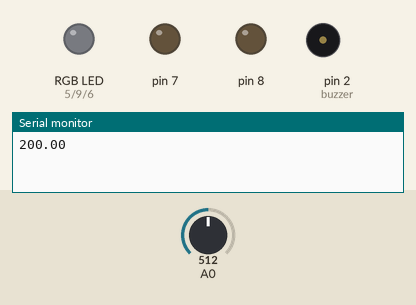
A sketch run on a simulated Arduino Uno, built with avr-gcc and run on an emulated ATmega328P. Parts: an RGB LED mixed from three pins (HIGH = lit), output pins drawn as LEDs (lit = HIGH), buzzer (waves = sounding), the last lines printed to the serial monitor. The inputs (shaded band) are chosen by the test bench; at power-on: A0 = 512.

Above: at 1.05 s.
2.1 s: A0 set to 172
5.6 s: A0 set to 163
At 6.6 s:
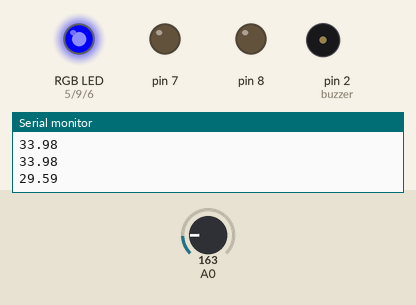
9.2 s: A0 set to 122
At 9.6 s:
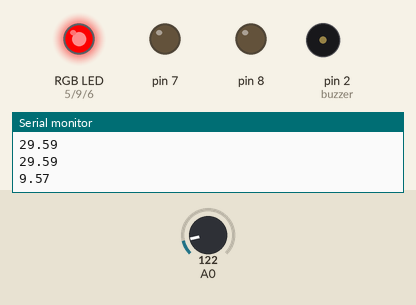
Timing chart, 0 to 12.2 s (numbered marks = the images above; inputs shaded):
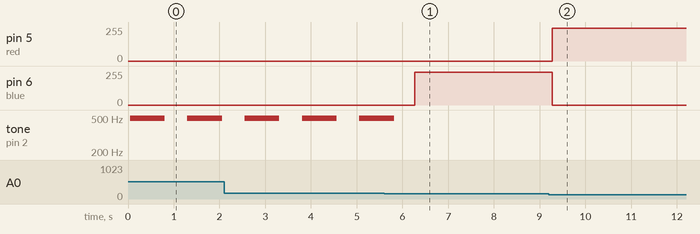

The sketch:

_3_4.ino
```cpp
int buzzer=2;				// przyznanie etykiety dla numeru pinu
float temp;				// tworzymy zmienną typu float
int red=5;			// przyznanie etykiety dla numeru pinu
int blue=6;			// przyznanie etykiety dla numeru pinu
int green=9;			// przyznanie etykiety dla numeru pinu
int s2=0;			// przypisanie zmiennej s2 wartości 0
void setup()			// początkowa konfiguracja – część przygotowująca układ do
{				// działania
Serial.begin(9600);		// ustawienie prędkości komunikacji
pinMode(buzzer,OUTPUT);		// ustawienie pinu jako wyjście
for(int i=5;i<10;i++)		// w pętli ustawiamy porty Arduino jako wyjścia
{
pinMode(i,OUTPUT);		// ustaw jako wyjście
}}

void loop()					// główna pętla
{
temp = (analogRead(0)*5/1024.0);	// przypisanie wartości odczytanej z wej. analogowego
temp = temp - 0.5;		//(0) i przeliczenie na napięcie (*) i podzielone przez
temp = temp / 0.01;		// dokładność przetwornika A/C (**), skalujemy do 0°C
Serial.println(temp);		// temp jest większa od tmax; jeśli tak to wchodzimy w pętle
if (temp>=0 && temp < 10)	// instrukcja warunkowa
 {
s2=(temp*25.5);			// przypisz wartość s2
analogWrite(red,s2);			// ustaw wypełnienie na wartość s2 dla wyjścia red
delay(500);				// czekaj 500ms
off(0);					// funkcja off
 }

if (temp>=10 && temp < 20)		// instrukcja warunkowa
 {
s2=((temp-10)*25.5);			// przypisz wartość s2
analogWrite(green,s2);			// ustaw wypełnienie na wartość s2 dla wyjścia green
delay(500);					// czekaj 500ms
off(0);						// funkcja off
}
if (temp>=20 && temp < 30)		// instrukcja warunkowa
 {
s2=((temp-20)*25.5);			// przypisz wartość s2
analogWrite(blue,s2);			// ustaw wypełnienie na wartość s2 dla wyjścia blue
delay(500);					// czekaj 500ms
off(0);						// funkcja off
 }

if (temp<0 || temp>=30)			// instrukcja warunkowa
 {
   off(0);					// funkcja off
   wlacz(750,500); 				// funkcja wlacz
   delay(500);					//czeka 500mc
 }}

void wlacz(long x1, int x2)
{
x1 *= 1000;					// x1 = x1 * 1000
int dl = (1.0 / x2) * 1000000;
long czas = 0;				// zmienna typu long
while (czas < x1)				// pętla while
{
digitalWrite(buzzer,HIGH);			// ustaw stan wysoki dla wyjścia buzzer
delayMicroseconds(dl / 2);			// czekaj
digitalWrite(buzzer, LOW);			// ustaw stan niski dla wyjścia buzzer
delayMicroseconds(dl / 2);			// czekaj
czas += (dl);					// czas = czas+ dl
}}

void off(int s1)			//funkcja off gasi diody
{
  analogWrite(red,s1);		// ustaw wypełnienie na wartość s1 dla wyjścia red
  analogWrite(green,s1);		// ustaw wypełnienie na wartość s1 dla wyjścia green
  analogWrite(blue,s1);		// ustaw wypełnienie na wartość s1 dla wyjścia blue
}
```

Measured:
- the behaviour switches between 164 and 163 on A0 (found by bisection; images 0 and 1)
- after the input at 5.6 s, pin 6 (blue): 0/255 → 244/255 after 0.67 s; tone on pin 2 (buzzer): goes on until 5.8 s, then stays silent
- after the input at 9.2 s, pin 5 (red): 0/255 → 244/255 after 0.07 s; pin 6 (blue): 244/255 → 0/255 after 0.07 s
- by itself, tone on pin 2 (buzzer): alternates 498 Hz for 0.76 s and silent for 0.49 s
